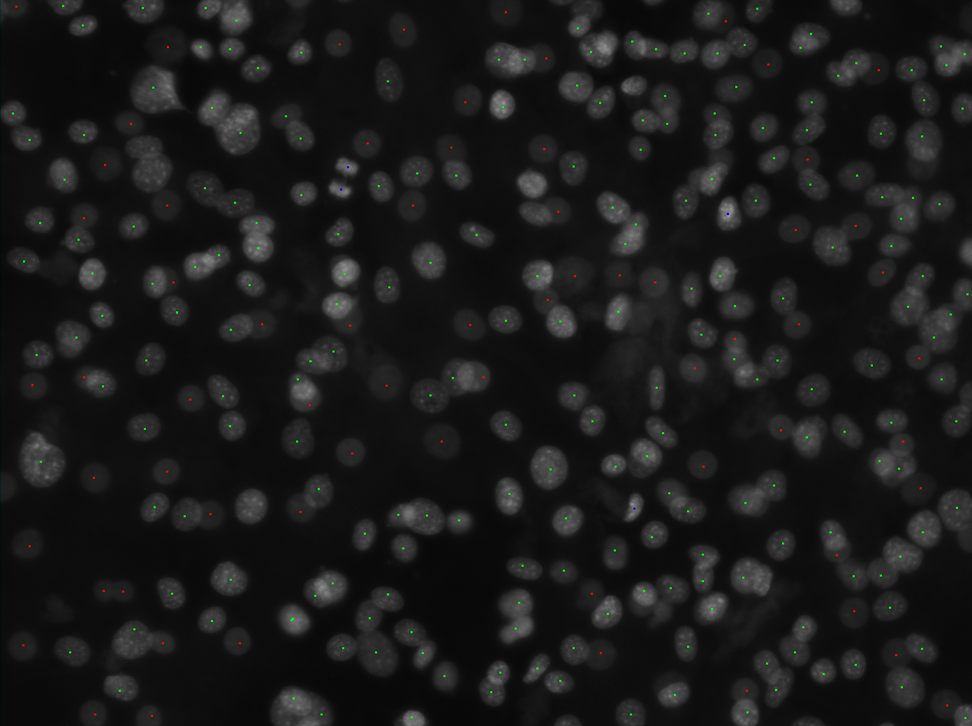
%> input picture deneme dataset1/A07_s4.png, 972 x 726 px, shrunk from 1392 x 1040 before the run
$ octave --eval "result = myimfcn(rgb2gray(imread('A07_s4.png')));"   (GNU Octave 9; MATLAB toolbox functions it lacks are replaced by stand-ins)
%> lines starting %> are read from the running program, lines starting %| are printed output that depends on the picture; in (x1, y1, x2, y2) boxes, pixels count from 0 and x2, y2 are one past the last pixel; in counts of white or black regions, pixels touching at a corner belong together; the program's own positions count from 1
function results = myimfcn(im)
%Image Processing Function
%
% IM      - Input image.
% RESULTS - A scalar structure with the processing results.
%

%--------------------------------------------------------------------------
% Auto-generated by imageBatchProcessor App.
%
% When used by the App, this function will be called for every input image
% file automatically. IM contains the input image as a matrix. RESULTS is a
% scalar structure containing the results of this processing function.
%
%--------------------------------------------------------------------------

% Replace the sample below with your code----------------------------------
g = double(im); % Normalized Image % Normalized Image
n = double(im.*2);
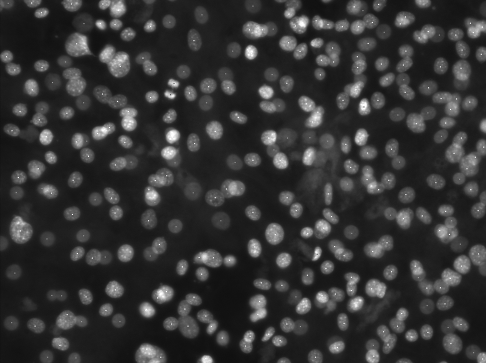
%> n: size 726x972 double (shown at 1/2 size); min 14, max 255, mean 51.7
c = 0.20; % Constant
l = c*log(1 + (g)); % Log Transform
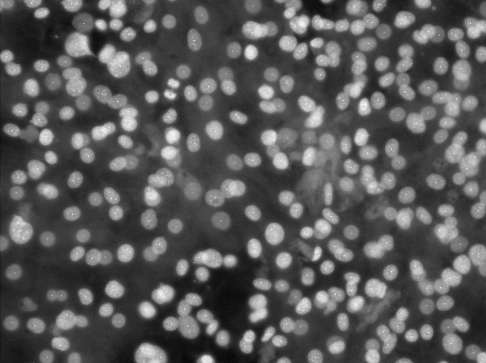
%> l: size 726x972 double (shown at 1/2 size); min 0.416, max 1.01, mean 0.622; drawn with min black and max white
a= edge(n,'Canny',0.15,3);
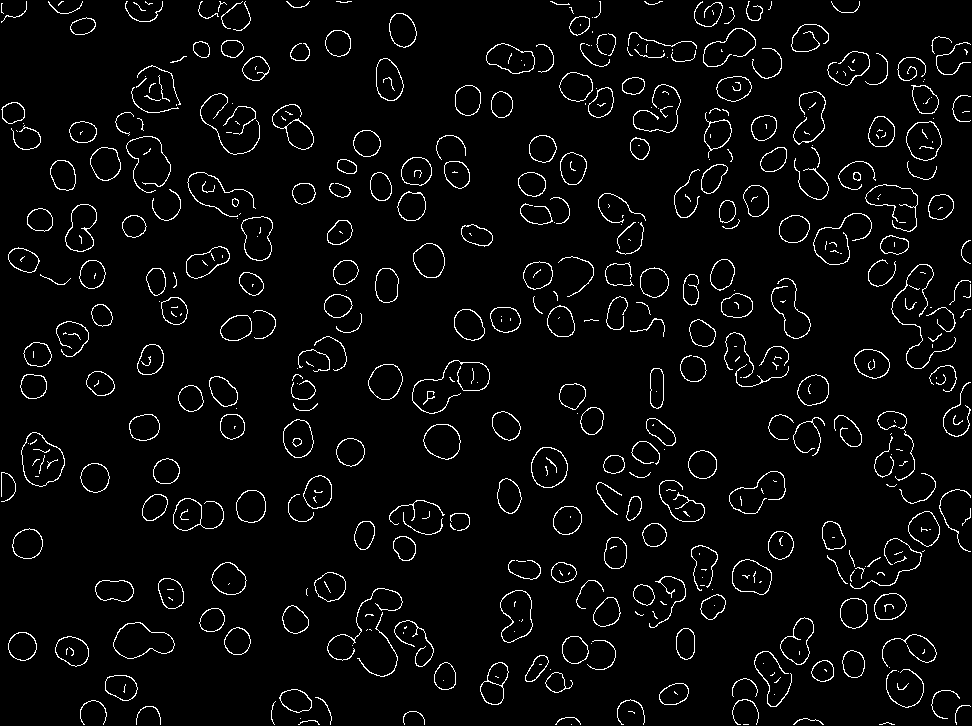
%> a: size 726x972 logical; 4% white in thin lines or dots
b=edge(n,'Canny');
%> b: size 726x972 logical; 5.4% white in thin lines or dots


results.l =l;
results.n =n;
results.g =g;
results.a =a;
results.b =b;


f1 = imfill(b,'holes');
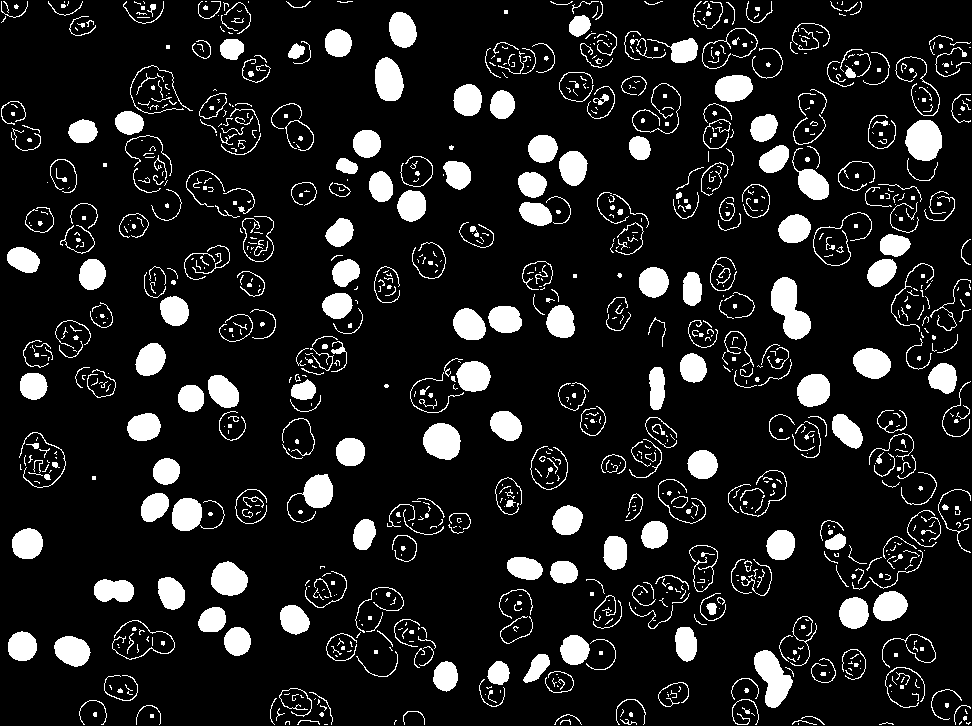
%> f1: size 726x972 logical; 12.2% white; 1082 white regions (640 under 20 px), largest, box (x1, y1, x2, y2) and area: (771, 277, 811, 340) 1459, (754, 650, 793, 708) 1269, (905, 120, 942, 161) 1185
se = strel('line',11,0);
se0 = strel('line',11,90);

d1 = imdilate(a,[se se0]);
%> d1: size 726x972 logical; 45.4% white; 94 white regions, largest, box (x1, y1, x2, y2) and area: (746, 31, 972, 442) 35192, (622, 0, 834, 234) 17200, (64, 36, 278, 266) 16087
f2 = imfill(d1, 'holes');
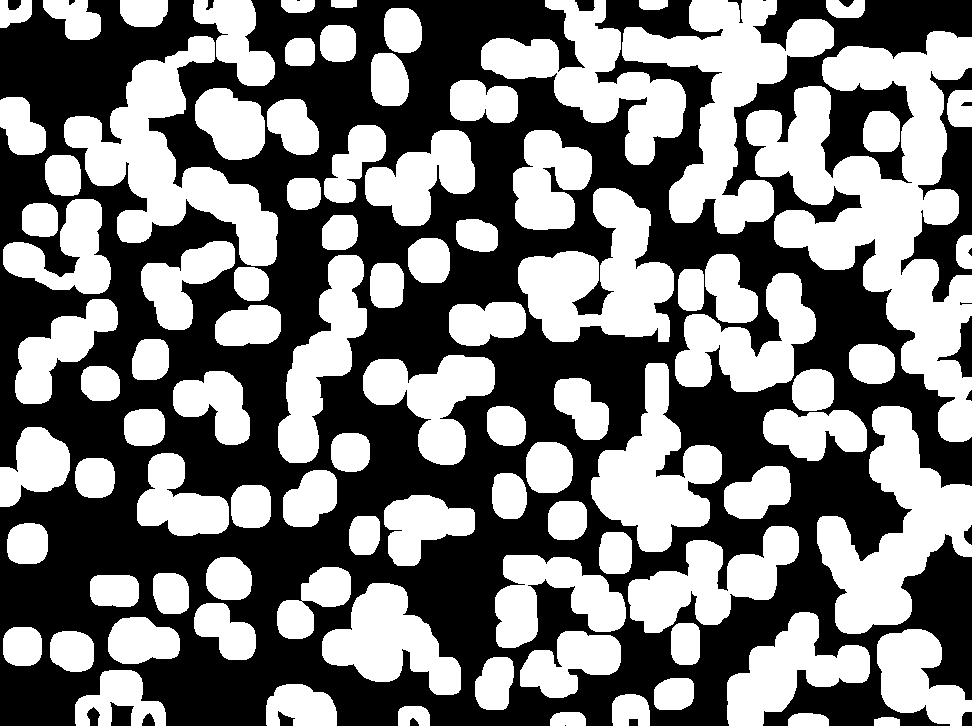
%> f2: size 726x972 logical; 48.1% white; 94 white regions, largest, box (x1, y1, x2, y2) and area: (746, 31, 972, 442) 36964, (622, 0, 834, 234) 18119, (64, 36, 278, 266) 17252
e = imerode(f2,[se se0]);
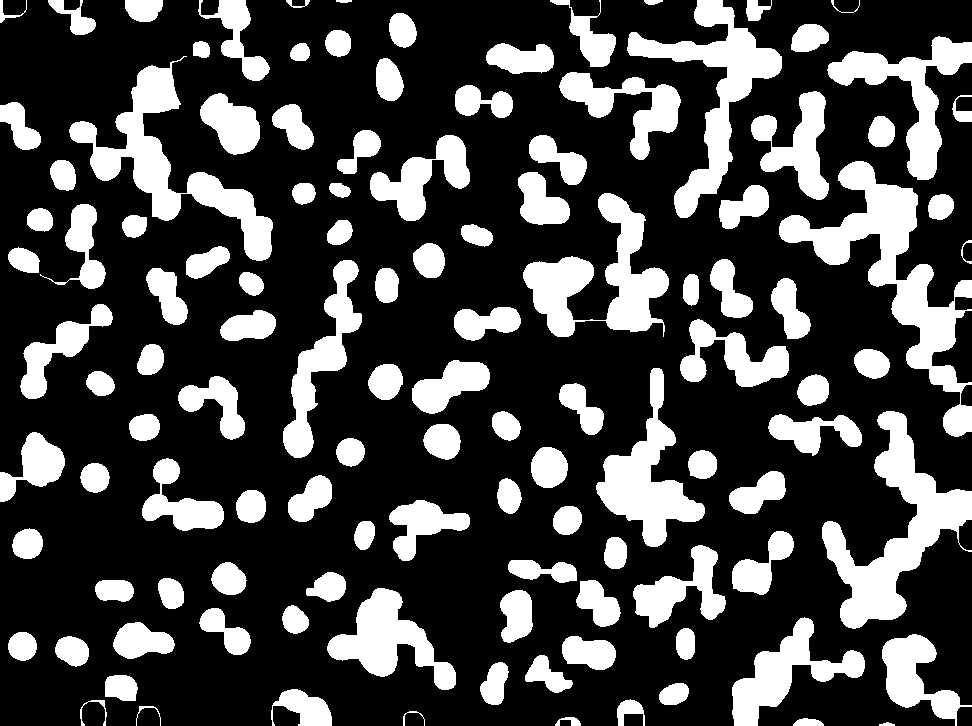
%> e: size 726x972 logical; 27.3% white; 119 white regions, largest, box (x1, y1, x2, y2) and area: (779, 161, 972, 437) 12636, (822, 411, 972, 629) 10697, (69, 56, 273, 261) 9638

results.d1 =d1;
results.e =e;
results.f2 =f2;
results.f1 =f1;

%-------------


%--------------------------------------------------------------------------

$ run again, on deneme dataset1/ADSASS092408-GHAD2-D6-20x_A01_s1_w1D751105E-2D33-485F-9FF9-061C4CB2F27A.png
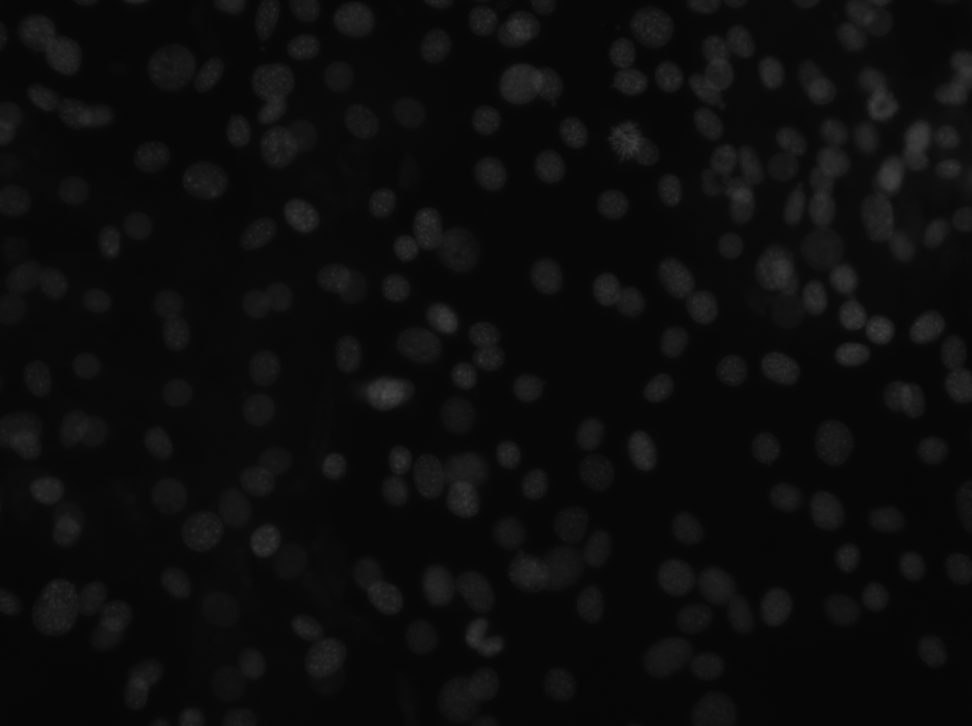
%> input picture deneme dataset1/ADSASS092408-GHAD2-D6-20x_A01_s1_w1D751105E-2D33-485F-9FF9-061C4CB2F27A.png, 972 x 726 px, shrunk from 1392 x 1040 before the run
%> in myimfcn, `a= edge(n,'Canny',0.15,3);`:
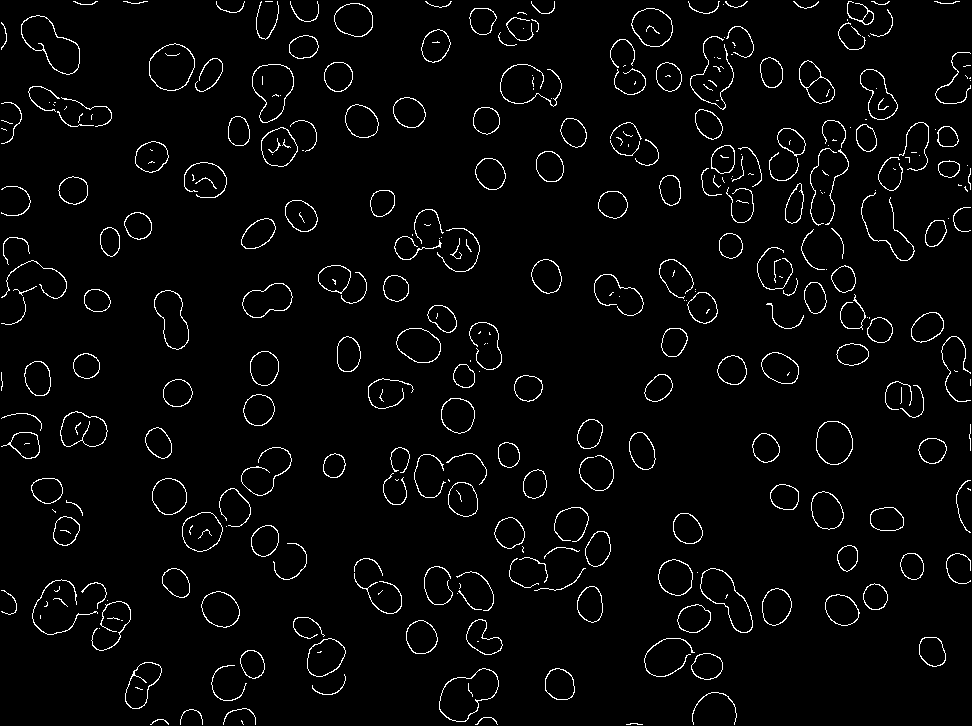
%> a: size 726x972 logical; 3.2% white in thin lines or dots
%> b: size 726x972 logical; 4.7% white in thin lines or dots
%> f1: size 726x972 logical; 12.2% white; 792 white regions (428 under 20 px), largest, box (x1, y1, x2, y2) and area: (147, 43, 196, 91) 1779, (1, 260, 67, 325) 1645, (644, 637, 693, 678) 1459
%> d1: size 726x972 logical; 36.6% white; 105 white regions, largest, box (x1, y1, x2, y2) and area: (605, 3, 903, 371) 37073, (639, 554, 797, 685) 9601, (147, 442, 312, 585) 9466
%> f2: size 726x972 logical; 40.5% white; 105 white regions, largest, box (x1, y1, x2, y2) and area: (605, 3, 903, 371) 39761, (639, 554, 797, 685) 11377, (147, 442, 312, 585) 10905
%> in myimfcn, `e = imerode(f2,[se se0]);`:
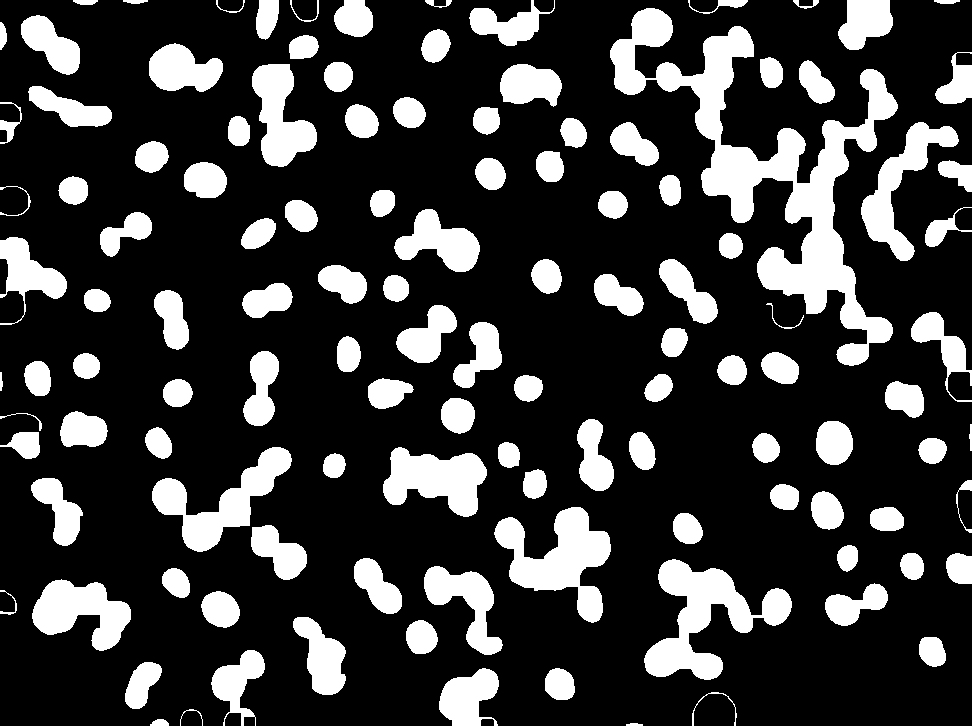
%> e: size 726x972 logical; 22.7% white; 121 white regions, largest, box (x1, y1, x2, y2) and area: (610, 8, 898, 366) 23540, (644, 559, 792, 680) 7177, (494, 507, 611, 623) 6227

$ run again, on deneme dataset1/ADSASS092408-GHAD2-D6-20x_A01_s2_w102757319-E524-42CB-9884-F1608FFBD7EF.png
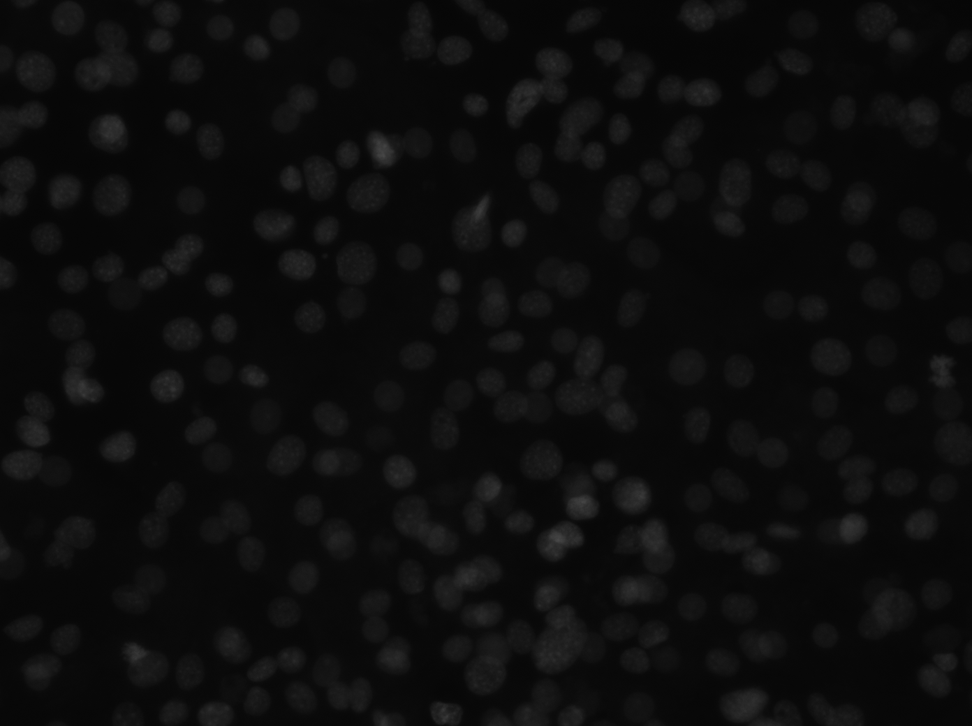
%> input picture deneme dataset1/ADSASS092408-GHAD2-D6-20x_A01_s2_w102757319-E524-42CB-9884-F1608FFBD7EF.png, 972 x 726 px, shrunk from 1392 x 1040 before the run
%> in myimfcn, `a= edge(n,'Canny',0.15,3);`:
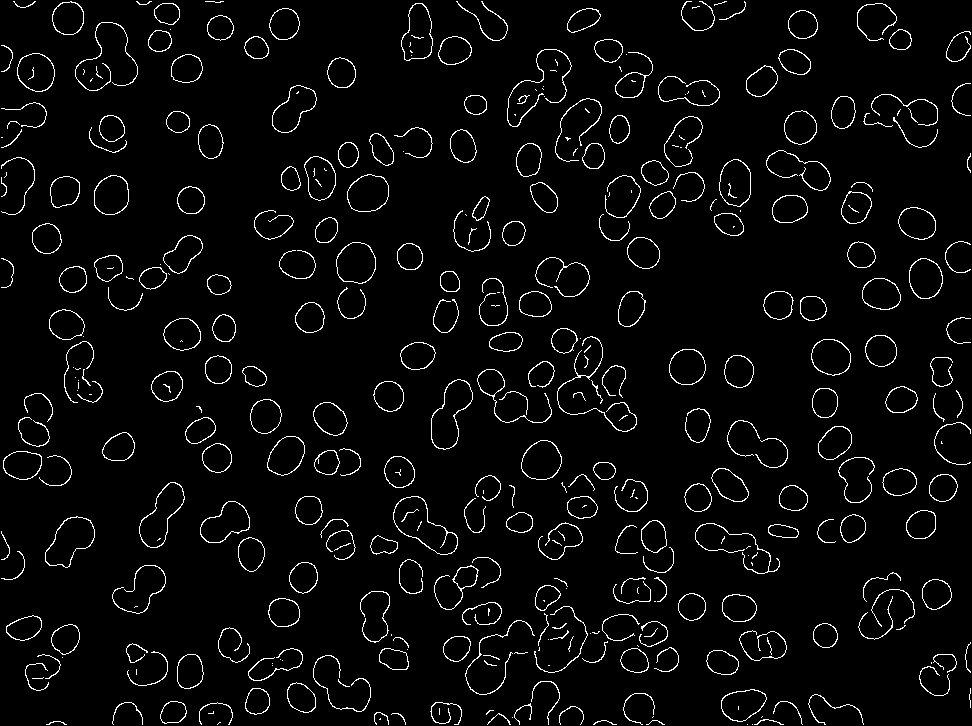
%> a: size 726x972 logical; 3.8% white in thin lines or dots
%> b: size 726x972 logical; 5.7% white in thin lines or dots
%> f1: size 726x972 logical; 14.6% white; 935 white regions (488 under 20 px), largest, box (x1, y1, x2, y2) and area: (112, 564, 166, 614) 1657, (536, 257, 591, 299) 1607, (336, 241, 377, 285) 1450
%> d1: size 726x972 logical; 44.3% white; 101 white regions, largest, box (x1, y1, x2, y2) and area: (355, 435, 684, 726) 48424, (589, 34, 756, 274) 17257, (426, 323, 642, 455) 13091
%> f2: size 726x972 logical; 48.9% white; 101 white regions, largest, box (x1, y1, x2, y2) and area: (355, 435, 684, 726) 52499, (589, 34, 756, 274) 19012, (426, 323, 642, 455) 14585
%> in myimfcn, `e = imerode(f2,[se se0]);`:
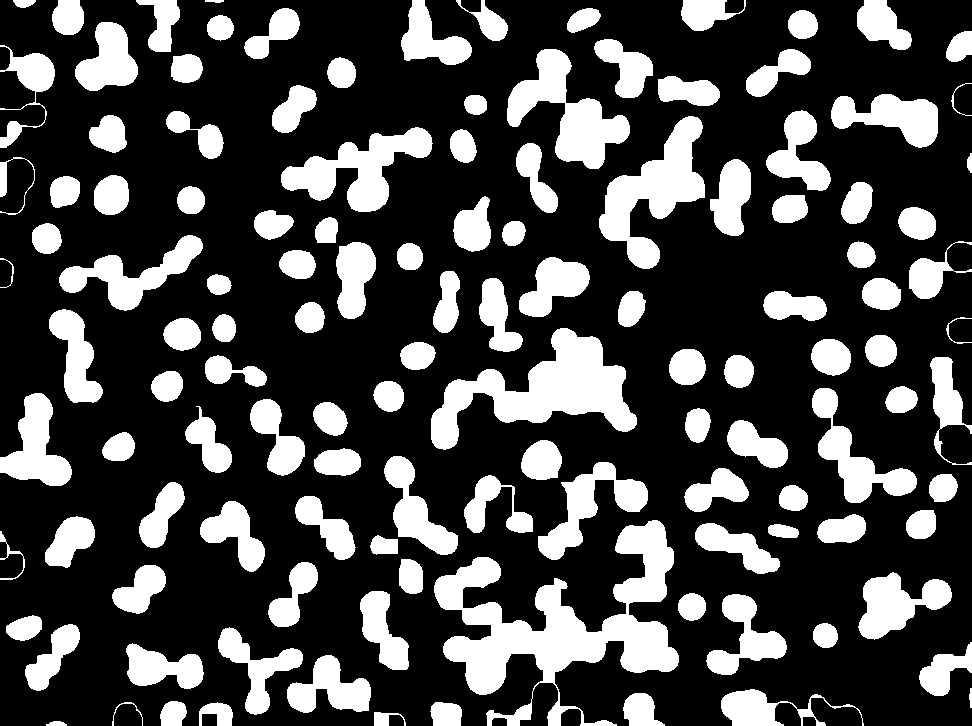
%> e: size 726x972 logical; 27.7% white; 126 white regions, largest, box (x1, y1, x2, y2) and area: (434, 520, 679, 726) 17811, (431, 328, 637, 450) 10245, (599, 116, 705, 269) 6726
